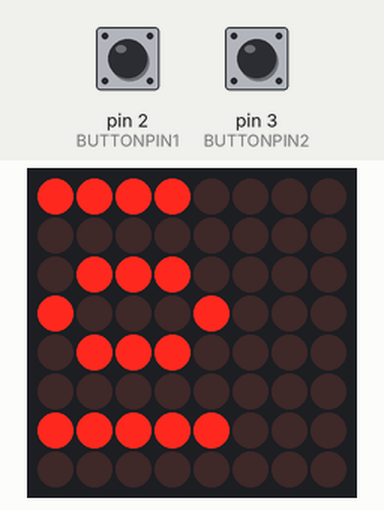
Bench run of a sketch on a simulated Arduino Uno, built with avr-gcc and run on an emulated ATmega328P. Shown: 8×8 LED matrix. Wiring (inferred from the names in the program): MAX7219 LED driver (orientation assumed): data pin 0; clock pin 1; CS pin 7. The test bench sets the inputs (shaded band); at power-on: pin 2 (BUTTONPIN1) HIGH, pin 3 (BUTTONPIN2) HIGH. Random numbers use the default seed unless the sketch sets one.

Above: at 1.2 s.
1.3 s: pin 2 (BUTTONPIN1) pulled LOW for 0.15 s
At 1.39 s:
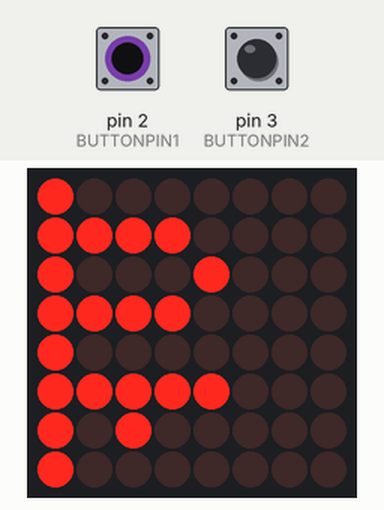
2.0 s: pin 2 (BUTTONPIN1) pulsed LOW 5 times (0.12 s each, 0.3 s apart)
At 3.05 s:
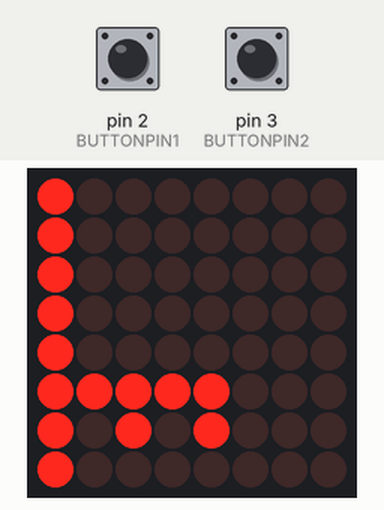
5.0 s: pin 3 (BUTTONPIN2) pulled LOW for 0.15 s
At 5.21 s:
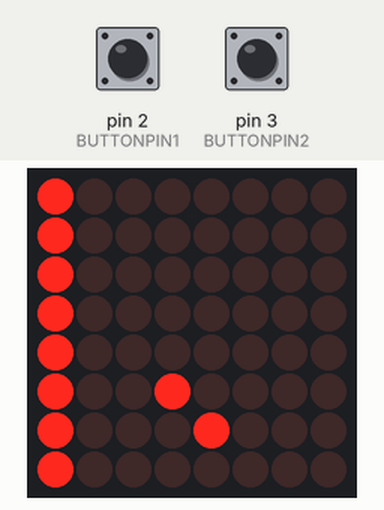
5.7 s: pin 3 (BUTTONPIN2) pulsed LOW 5 times (0.12 s each, 0.3 s apart)
At 10.8 s:
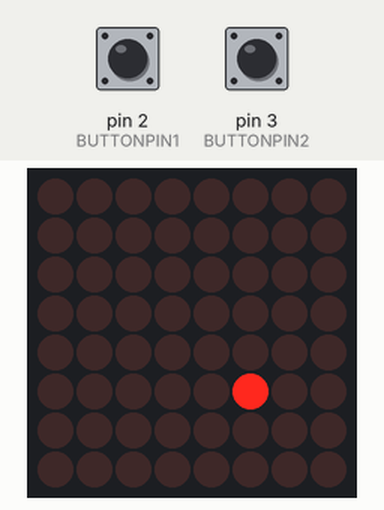
11.3 s: pin 2 (BUTTONPIN1) pulled LOW for 1 s
At 11.42 s:
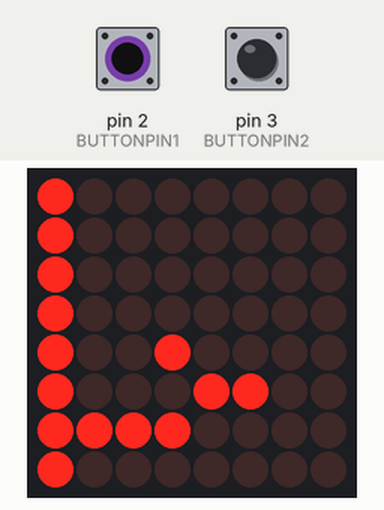
12.9 s: pin 3 (BUTTONPIN2) pulled LOW for 1 s
At 13.08 s:
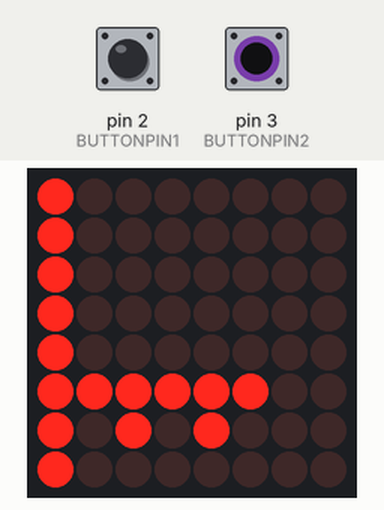

Measured:
- what the display in image 4 shows lasts 0.7 s, from 10.4 s to 11.1 s

The sketch:

Senior_Gift_005.ino
```cpp
/*
Program: Senior_Gift_005
Written By: Mark Freithaler
Using: Arduino Max7219 Learning code, which can be found at the following URL
http://playground.arduino.cc/LEDMatrix/Max7219
Revision Date: 05/19/2016
*/

#define OP_NOOP   0
#define OP_DIGIT0 1
#define OP_DIGIT1 2
#define OP_DIGIT2 3
#define OP_DIGIT3 4
#define OP_DIGIT4 5
#define OP_DIGIT5 6
#define OP_DIGIT6 7
#define OP_DIGIT7 8
#define OP_DECODEMODE  9
#define OP_INTENSITY   10
#define OP_SCANLIMIT   11
#define OP_SHUTDOWN    12
#define OP_DISPLAYTEST 15
#define DIR_UP 0
#define DIR_RIGHT 1
#define DIR_DOWN 2
#define DIR_LEFT 3
#define SCROLL_SLOWNESS 145

#define LEDCONTROL_SPI_MOSI 0
#define LEDCONTROL_SPI_CLK 1
#define LEDCONTROL_SPI_CS 7
#define BUTTONPIN1 2
#define BUTTONPIN2 3
#define MAX_LENGTH 25
#define SNAKE_SLOWNESS 300

const static byte alphabetBitmap[41][4]={
	{0x70,0x88,0x70,0x0}, //0
	{0x48,0xf8,0x08,0x0}, //1
	{0x48,0x98,0x68,0x0}, //2
	{0xa8,0xa8,0x50,0x0}, //3
	{0xe0,0x20,0xf8,0x0}, //4
	{0xe8,0xa8,0x90,0x0}, //5
	{0x70,0xa8,0x90,0x0}, //6
	{0x80,0xb8,0xc0,0x0}, //7
	{0x50,0xa8,0x50,0x0}, //8
	{0xe0,0xa0,0xf8,0x0}, //9
	{0x00,0x00,0x00,0x0}, // blank space
	{0x00,0x50,0x00,0x0}, //:
	{0x00,0x20,0x20,0x0}, // -
	{0x00,0x08,0x00,0x0}, // .
	{0xf8,0xf8,0xf8,0x0}, //Ñ //Replaced with a Black Box
	{0x78,0xa0,0x78,0x0}, //A
	{0xf8,0xa8,0x50,0x0}, //B
	{0x70,0x88,0x50,0x0}, //C
	{0xf8,0x88,0x70,0x0}, //D
	{0xf8,0xa8,0xa8,0x0}, //E
	{0xf8,0xa0,0xa0,0x0}, //F
	{0x70,0x88,0xb0,0x0}, //G
	{0xf8,0x20,0xf8,0x0}, //H
	{0x88,0xf8,0x88,0x0}, //I
	{0x90,0x88,0xf0,0x0}, //J
	{0xf8,0x20,0xd8,0x0}, //K
	{0xf8,0x08,0x08,0x0}, //L
	{0xf8,0x60,0xf8,0x0}, //M
	{0xf8,0x80,0x78,0x0}, //N
	{0x70,0x88,0x70,0x0}, //O
	{0xf8,0xa0,0x40,0x0}, //P
	{0x70,0x88,0x78,0x0}, //Q
	{0xf8,0xa0,0x58,0x0}, //R
	{0x48,0xa8,0x90,0x0}, //S
	{0x80,0xf8,0x80,0x0}, //T
	{0xf0,0x08,0xf0,0x0}, //U
	{0xe0,0x18,0xe0,0x0}, //V
	{0xf8,0x30,0xf8,0x0}, //W
	{0xd8,0x20,0xd8,0x0}, //X
	{0xc0,0x38,0xc0,0x0}, //Y
	{0x98,0xa8,0xc8,0x0}  //Z
};

byte spidata[16];
byte screenBuff[5]; // 5 Bytes which each represent a row of the display (only bits 0-5 are being used for 5x6 display)

char loopingString[] = "JOHN, THANK YOU FOR BEING YOU.  PUSH MY BUTTONS.";
char personalMessage[] = "EXAMPLE PERSONAL MESSAGE HERE";

bool playing = true;

volatile int button1_state = HIGH;
volatile int button2_state = HIGH;

void setup () {
  randomSeed(analogRead(0));
  pinMode(LEDCONTROL_SPI_MOSI,OUTPUT);
  pinMode(LEDCONTROL_SPI_CLK,OUTPUT);
  pinMode(LEDCONTROL_SPI_CS,OUTPUT);
  pinMode(9,INPUT); //Setting 9 & 10 to High-Impedance just in case that affects the reading on for the buttons
  pinMode(10,INPUT);
  pinMode(BUTTONPIN1,INPUT_PULLUP);
  pinMode(BUTTONPIN2,INPUT_PULLUP);
  digitalWrite(LEDCONTROL_SPI_CS,HIGH);
  spiTransfer(OP_DISPLAYTEST,0);
  setScanLimit(5);
  spiTransfer(OP_DECODEMODE,0);
  clearDisplay();
  dispShutdown(false);
  setIntensity(1);

  for(int i=0;i<4;i++)
    screenBuff[i]=0x00;

  attachInterrupt(digitalPinToInterrupt(BUTTONPIN1), button1pressed,FALLING);
  attachInterrupt(digitalPinToInterrupt(BUTTONPIN2), button2pressed,FALLING);
}

void loop () {
  //Main loop scrolls a simple string like "touch my buttons"

  switch (scrollString(loopingString,SCROLL_SLOWNESS, true)){ // Scroll the welcome screen until their is an iterrupt
    case 0x01: // Button 1 was pressed (Display the personal message)
      screenTrans(150);
      scrollString(personalMessage,SCROLL_SLOWNESS, true);
      screenTrans(150);
    break;
    case 0x02: // Button 2 was pressed (Play a little game)
      screenTrans(150);
      playSnake();
      screenTrans(150);
    break;
    default: // Typically triggered by 0x00
      //NO-OP
    break;
  }
  delay(500);
}

/////////////////////////////////////////////////////////////////////////////////////////////////////////////////////////////////////////////////////////////////////////////////
/////////////////////////////////////////////////////////////////////////////////////////////////////////////////////////////////////////////////////////////////////////////////
/////////////////////////////////////////////////////////////////////////////////////////////////////////////////////////////////////////////////////////////////////////////////
/////////////////////////////////////////////////////////////////////////////////////////////////////////////////////////////////////////////////////////////////////////////////

/////////////////////////////////////////////////////////////////////////////////////////////////////////////////////////////////////////////////////////////////////////////////
void screenTrans(int slowness){
  for(int i = 0; i < 5; i++){
      screenBuff[i]=0xff;
      refreshDisplay();
      delay(slowness);
  }
  for(int i = 4; i > -1; i--){
      screenBuff[i] = 0x00;
      refreshDisplay();
      delay(slowness);
  }
  return;
}

/////////////////////////////////////////////////////////////////////////////////////////////////////////////////////////////////////////////////////////////////////////////////
void button1pressed(){
  button1_state = LOW;
}
void button2pressed(){
  button2_state = LOW;
}

/////////////////////////////////////////////////////////////////////////////////////////////////////////////////////////////////////////////////////////////////////////////////
void playSnake(){
  playing = true;
  button1_state = HIGH;
  button2_state = HIGH;

  int dir = DIR_LEFT;
  int snakeX[MAX_LENGTH];
  int snakeY[MAX_LENGTH];
  int snakeLength = 1;
  int nomsBlink = 1;
  int slowness = SNAKE_SLOWNESS;
  int nextX = -1;
  int nextY = -1;
  int nomsX = -1;
  int nomsY = -1;
  int blinkTime;

  moveNoms(&nomsX, &nomsY, snakeX, snakeY, &snakeLength);

  snakeX[snakeLength-1] = 0;
  snakeY[snakeLength-1] = 2;
  for(int i = snakeLength; i < MAX_LENGTH; i++){
    snakeX[i] = -1;
    snakeY[i] = -1;
  }
  while(playing){
    //Check for buttons and adjust direction accordingly
    if(button1_state == LOW){
      button1_state = HIGH;
      dir = (dir+1)%4;
    }else
    if(button2_state == LOW){
      button2_state = HIGH;
      dir = dir-1;
      if(dir < 0){
        dir = 3;
      }
    }
    switch (dir){
      case DIR_UP:
        nextX = snakeX[snakeLength-1];
        nextY = snakeY[snakeLength-1] - 1;
      break;
      case DIR_RIGHT:
        nextX = snakeX[snakeLength-1] - 1;
        nextY = snakeY[snakeLength-1];
      break;
      case DIR_DOWN:
        nextX = snakeX[snakeLength-1];
        nextY = snakeY[snakeLength-1] + 1;
      break;
      case DIR_LEFT:
        nextX = snakeX[snakeLength-1] + 1;
        nextY = snakeY[snakeLength-1];
      break;
      default:
        //NO-OP
      break;
    }

    //Blink the noms
    blinkTime = slowness - ((snakeLength-1)*10);
    if(blinkTime < 0){
      blinkTime = 0;
    }
    setLed(nomsY, nomsX, true);
    delay(blinkTime);
    setLed(nomsY, nomsX, false);
    delay(blinkTime);

    //Act based on whether or not the snake is moving onto the noms
    if(nextX == nomsX && nextY == nomsY){ //If the snake's head is about to be on top of the noms
      setLed(nextY, nextX, true);
      snakeX[snakeLength] = nextX;
      snakeY[snakeLength] = nextY;
      snakeLength++;
      moveNoms(&nomsX, &nomsY, snakeX, snakeY, &snakeLength);
    }else{
      setLed(nextY, nextX, true);
      setLed(snakeY[0],snakeX[0],false);
      for(int i=0; i<snakeLength-1; i++){
        snakeX[i] = snakeX[i+1];
        snakeY[i] = snakeY[i+1];

      }
      snakeX[snakeLength-1] = nextX;
      snakeY[snakeLength-1] = nextY;
    }
    for(int i = 0; i < snakeLength-1; i++){ // Check for snake collisions
      for(int j = i+1; j < snakeLength; j++){
        if(snakeX[i] == snakeX[j] && snakeY[i] == snakeY[j]){
          playing = false;
        }
      }
    }
    if(snakeX[snakeLength-1] < 0 || snakeX[snakeLength-1] > 5 || snakeY[snakeLength-1] < 0 || snakeY[snakeLength-1] > 4){ //Check for out of bounds
      playing = false;
    }
  }
  button1_state = HIGH;
  button2_state = HIGH;
}

/////////////////////////////////////////////////////////////////////////////////////////////////////////////////////////////////////////////////////////////////////////////////
void moveNoms(int* x_p, int* y_p, int* snakeX, int* snakeY, int* snakeLength){
  bool repeat = false;
  do{
    *x_p = (int)random(0,5);
    *y_p = (int)random(0,4);
    for(int i = 0; i < *snakeLength; i++){ // Check for snake collisions
      if((snakeX[i] == *x_p) && (snakeY[i] == *y_p)){
        repeat = true;
      }else{
        repeat = false;
      }
    }
  }while(repeat);
  return;
}

/////////////////////////////////////////////////////////////////////////////////////////////////////////////////////////////////////////////////////////////////////////////////
byte scrollString(char* text,int slowness,bool interruptable){
  button1_state = HIGH;
  button2_state = HIGH;

  while(text[0] != 0){
    for(int i = 0; i < 4; i++){
      for(int j = 5; j > -1; j--){
        screenBuff[j] = screenBuff[j] >> 1;
        if(alphabetBitmap[getCharArrayPosition(text[0])][i]&(B10000000 >> j)){
          screenBuff[j]= screenBuff[j]|B01000000;
        }
      }
      refreshDisplay();
      if(interruptable){
        if(button1_state == LOW){
          button1_state = HIGH;
          return 0x01;
        }
        if(button2_state == LOW){
          button2_state = HIGH;
          return 0x02;
        }
      }
      delay(slowness);
    }
    text++;
  }
  //Clear the screen by scrolling the text off of it
  for(int i = 0; i < 6; i++){
      for(int j = 0; j < 5; j++){
        screenBuff[j]= screenBuff[j] >> 1;
      }
      refreshDisplay();
      delay(slowness);
  }
  return 0x00;
}

/////////////////////////////////////////////////////////////////////////////////////////////////////////////////////////////////////////////////////////////////////////////////
void refreshDisplay(){
  setRow(0, screenBuff[0]);
  setRow(1, screenBuff[1]);
  setRow(2, screenBuff[2]);
  setRow(3, screenBuff[3]);
  setRow(4, screenBuff[4]);
}

/////////////////////////////////////////////////////////////////////////////////////////////////////////////////////////////////////////////////////////////////////////////////
int getDeviceCount() {
    return 1;
}

/////////////////////////////////////////////////////////////////////////////////////////////////////////////////////////////////////////////////////////////////////////////////
void dispShutdown(bool b) {
    if(b)
	spiTransfer(OP_SHUTDOWN,0);
    else
	spiTransfer(OP_SHUTDOWN,1);
}

/////////////////////////////////////////////////////////////////////////////////////////////////////////////////////////////////////////////////////////////////////////////////
void setScanLimit(int limit) {
    if(limit>=0 || limit<8)
    	spiTransfer(OP_SCANLIMIT,limit);
}

/////////////////////////////////////////////////////////////////////////////////////////////////////////////////////////////////////////////////////////////////////////////////
void setIntensity(int intensity) {
    if(intensity>=0 || intensity<16)
	spiTransfer(OP_INTENSITY,intensity);
}

/////////////////////////////////////////////////////////////////////////////////////////////////////////////////////////////////////////////////////////////////////////////////
void clearDisplay() {
    for(int i=0;i<8;i++) {
	screenBuff[i]=0;
	spiTransfer(i+1,screenBuff[i]);
    }
}

/////////////////////////////////////////////////////////////////////////////////////////////////////////////////////////////////////////////////////////////////////////////////
void setLed(int row, int column, boolean state) {
    byte val=0x00;
    column++;
    if(row<0 || row>7 || column<0 || column>7)
	return;
    val=B10000000 >> column;
    if(state)
	screenBuff[row]=screenBuff[row]|val;
    else {
	val=~val;
	screenBuff[row]=screenBuff[row]&val;
    }
    spiTransfer(row+1,screenBuff[row]);
}

/////////////////////////////////////////////////////////////////////////////////////////////////////////////////////////////////////////////////////////////////////////////////
void setRow(int row, byte value) {
    if(row<0 || row>7)
	return;
    screenBuff[row]=value;
    spiTransfer(row+1,screenBuff[row]);
}

/////////////////////////////////////////////////////////////////////////////////////////////////////////////////////////////////////////////////////////////////////////////////
void setColumn(int col, byte value) {
    col++;
    byte val;
    if(col<0 || col>7)
	return;
    for(int row=0;row<8;row++) {
	val=value >> (7-row);
	val=val & 0x01;
	setLed(row,col,val);
    }
}

/////////////////////////////////////////////////////////////////////////////////////////////////////////////////////////////////////////////////////////////////////////////////
void spiTransfer(volatile byte opcode, volatile byte data) {
    int maxbytes=2;
    for(int i=0;i<maxbytes;i++)
	spidata[i]=(byte)0;
    spidata[1]=opcode;    //put our device data into the array
    spidata[0]=data;    //put our device data into the array
    digitalWrite(LEDCONTROL_SPI_CS,LOW);    //enable the line
    for(int i=maxbytes;i>0;i--)    //Now shift out the data
 	shiftOut(LEDCONTROL_SPI_MOSI,LEDCONTROL_SPI_CLK,MSBFIRST,spidata[i-1]);
    digitalWrite(LEDCONTROL_SPI_CS,HIGH);    //latch the data onto the display

}

/////////////////////////////////////////////////////////////////////////////////////////////////////////////////////////////////////////////////////////////////////////////////
int getCharArrayPosition(char input){
     if ((input==' ')||(input=='+')) return 10;
     if (input==':') return 11;
     if (input=='-') return 12;
     if (input=='.') return 13;
     if ((input =='(')) return  14;  //replace by 'ñ'
     if ((input >='0')&&(input <='9')) return (input-'0');
     if ((input >='A')&&(input <='Z')) return (input-'A' + 15);
     if ((input >='a')&&(input <='z')) return (input-'a' + 15);
     return 13;
}

/////////////////////////////////////////////////////////////////////////////////////////////////////////////////////////////////////////////////////////////////////////////////
void writeString(int mtx, char * displayString) {
  while ( displayString[0]!=0) {
    char c =displayString[0];
    int pos= getCharArrayPosition(c);
    displayChar(mtx,pos);
    delay(300);
    clearDisplay();
    displayString++;
  }
}

/////////////////////////////////////////////////////////////////////////////////////////////////////////////////////////////////////////////////////////////////////////////////
void displayChar(int matrix, int charIndex) {
  for (int i=0; i<6;i++) {
      setRow(i, alphabetBitmap[charIndex][i]);
  }
}
```
